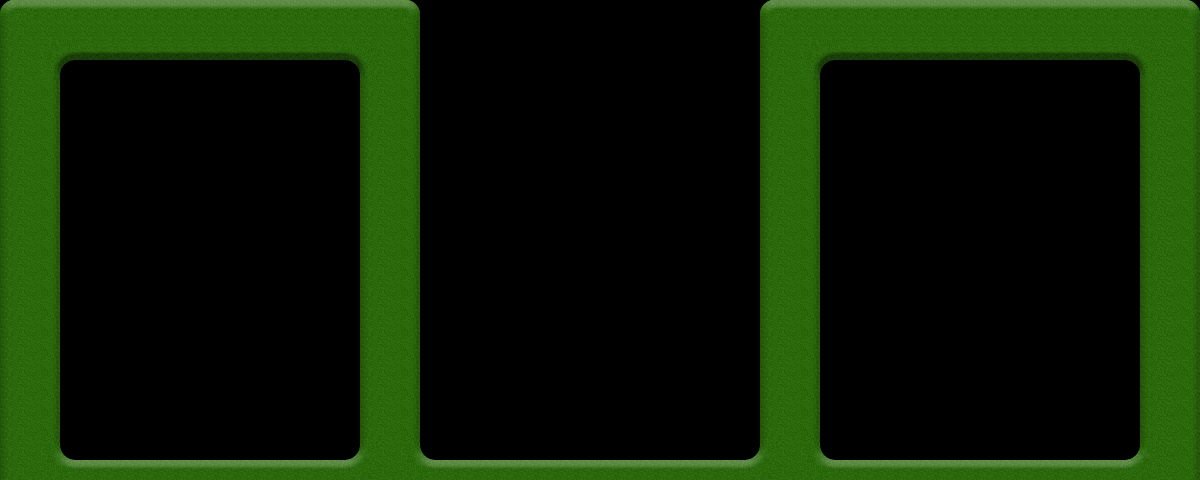

The image is a tile-based game level rendered from a .tmx file. Its description and source (layers, tilesets, objects; grid data summarised) follow:
An orthogonal 60x24 tile map with 20x20 px tiles, 1 tile layer (Tile Layer 1), 2 tilesets and 16 objects (4x Teleport, 2x Waypoint, goal, ball).

<map version="1.0" orientation="orthogonal" width="60" height="24" tilewidth="20" tileheight="20">
 <tileset firstgid="1" name="Grass" tilewidth="20" tileheight="20">
  <image source="gfx/Grass.png" width="80" height="160" />
 </tileset>
 <tileset firstgid="33" name="Goals" tilewidth="20" tileheight="20">
  <image source="gfx/Goals.png" width="60" height="60" />
 </tileset>
 <layer name="Tile Layer 1" width="60" height="24">
  <data>[1440 cells, 439 non-empty, 23 distinct tile ids]</data>
 </layer>
 <objectgroup name="Walls" width="60" height="24">
  <properties>
   <property name="type" value="wall" />
  </properties>
  <object x="2" y="461" width="1197" height="14" />
  <object x="1035" y="472" height="1" />
  <object x="363" y="4" width="55" height="464" />
  <object x="1142" y="3" width="55" height="464" />
  <object x="2" y="3" width="55" height="464" />
  <object x="60" y="0" width="300" height="60" />
  <object x="760" y="4" width="59" height="464" />
  <object x="820" y="0" width="320" height="60" />
 </objectgroup>
 <objectgroup color="#00ff7f" name="Elements" width="60" height="24">
  <object name="goal" x="959" y="397" width="32" height="52">
   <properties>
    <property name="direction" value="right" />
    <property name="type" value="goal" />
   </properties>
  </object>
  <object name="ball" x="103" y="420" width="29" height="27">
   <properties>
    <property name="type" value="ball" />
   </properties>
  </object>
  <object name="Waypoint" x="179" y="241">
   <properties>
    <property name="type" value="waypoint" />
   </properties>
  </object>
  <object name="Teleport" x="171" y="111">
   <properties>
    <property name="name" value="target1" />
    <property name="target" value="target2" />
    <property name="type" value="teleport" />
   </properties>
  </object>
  <object name="Teleport" x="458" y="432">
   <properties>
    <property name="name" value="target2" />
    <property name="type" value="teleport" />
   </properties>
  </object>
  <object name="Teleport" x="722" y="430">
   <properties>
    <property name="name" value="target3" />
    <property name="target" value="target4" />
    <property name="type" value="teleport" />
   </properties>
  </object>
  <object name="Teleport" x="869" y="101">
   <properties>
    <property name="name" value="target4" />
    <property name="type" value="teleport" />
   </properties>
  </object>
  <object name="Waypoint" x="589" y="109">
   <properties>
    <property name="type" value="waypoint" />
   </properties>
  </object>
 </objectgroup>
 <objectgroup color="#ff007f" name="Objects" width="60" height="24">
  <properties>
   <property name="type" value="object" />
  </properties>
 </objectgroup>
</map>
